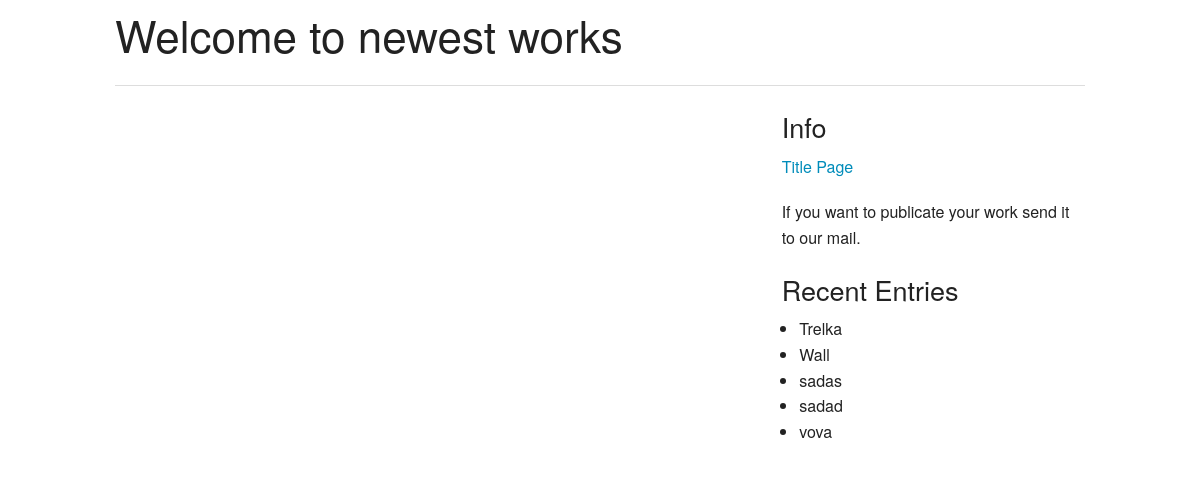
The page /blog/news/ on the database its author committed.
### blog/models.py (models this page shows, shortened)
@python_2_unicode_compatible
class Article(models.Model):
    ARTICLE_STATUS = (
        ('D', 'Not Reviewed'),
        ('P', 'Published'),
        ('E', 'Expired'),
    )
    title = models.CharField(max_length=100, unique=True)
    slug = models.SlugField(max_length=100, unique=True, verbose_name='slug')
    status = models.IntegerField(default=0)
    content = models.TextField()
    status = models.CharField(max_length=1, choices=ARTICLE_STATUS, default='D')
    category = models.ForeignKey(Category, verbose_name="the related category")
    tags = models.ManyToManyField(Tag, verbose_name="the related tags", related_name="keyword_set", blank=True)
    views = models.IntegerField(default=0)
    publish_date = models.DateTimeField(auto_now=True, editable=False, help_text="Please use the following format: <em>YYYY-MM-DD</em>.")
    created_date = models.DateTimeField(auto_now_add=True, editable=False)
    def was_published_recently(self):
        return self.publish_date >= timezone.now() - datetime.timedelta(days=1)
    was_published_recently.admin_order_field = 'publish_date'
    was_published_recently.boolean = True
    was_published_recently.short_description = 'Published recently?'

### blog/views.py (the view)
class HomeView(ListView):
    template_name = 'blog/news.html'
    queryset = Article.objects.order_by('-created_date')

### blog/templatetags/blog_tags.py (called while the page is built)
@register.inclusion_tag('blog/_entry_history.html')
def entry_history():
    entries = Article.objects.all()[:5]
    return {'entries': entries}

### cart/processors/context_processors.py (called while the page is built)
def cart(request):
    return {'cart': Cart(request) }

### templates/blog/news.html (shortened to what this page needs)
{% extends "news.html" %}
{% load humanize %}

### templates/blog/_entry_history.html
<ul>
    {% for entry in entries %}
        <li>{{ entry.title }}</li>
    {% empty %}
        <li>No recent entries</li>
    {% endfor %}
</ul>

### rows shown on the page
Article: title "Trelka"
Article: title "Wall"
Article: title "sadas"
Article: title "sadad"
Article: title "vova"
